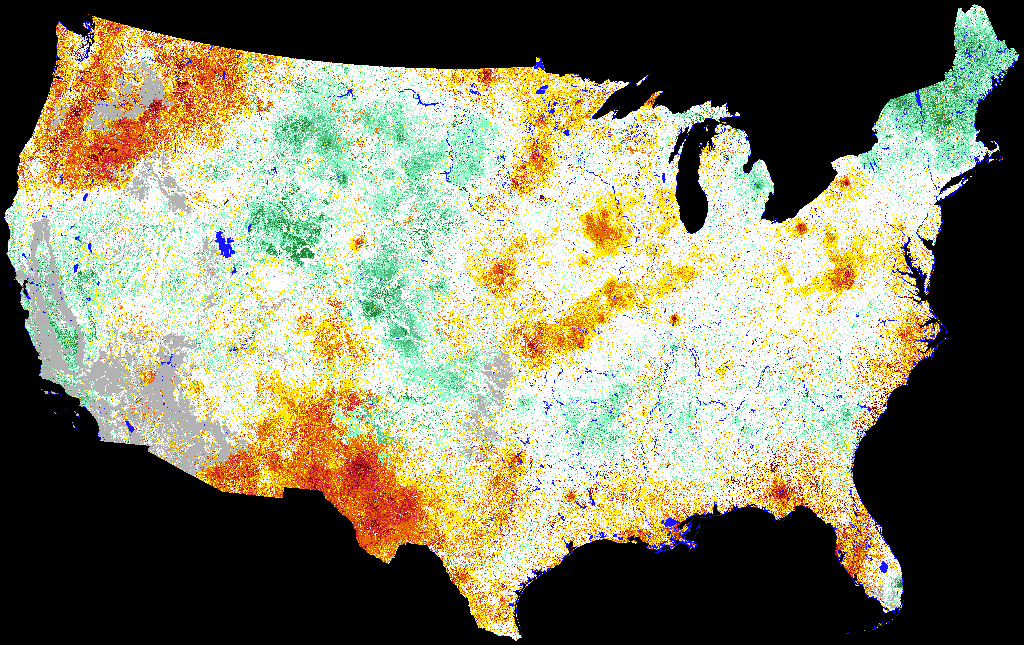
#> input picture images/VSVCONUS202308072023081302.jpg, 1024 x 645 px
$ python -i analyzer.py   (imports and definitions only)
#> lines starting #> are read from the running program, lines starting #| are printed output that depends on the picture; after the words box and inside, x2 and y2 are one past the last pixel; in counts of white or black regions, pixels touching at a corner belong together
#> further down, picture is the input picture: PIL image 1024x645 RGB; mean R, G, B 128.8, 126.8, 101.1
### src/core/color_ranges.py
"""
color_ranges.py
---------------
Dataclass and loader for HSV color range configuration.
Reads from config/color_ranges.yaml so thresholds can be tuned
without modifying source code.
"""

from __future__ import annotations

import logging
from dataclasses import dataclass, field
from pathlib import Path
from typing import Optional

import yaml

logger = logging.getLogger(__name__)


@dataclass
class ColorRange:
    """Represents an HSV range used to detect a specific color.

    OpenCV HSV convention: H ∈ [0, 179], S ∈ [0, 255], V ∈ [0, 255].

    Attributes
    ----------
    name:
        Human-readable color name (e.g. "red", "green").
    hue_lower1, hue_upper1:
        Primary hue range.
    hue_lower2, hue_upper2:
        Secondary hue range (used for red, which wraps around 0/179).
    sat_min:
        Minimum saturation threshold to exclude grays.
    val_min:
        Minimum value (brightness) threshold to exclude near-blacks.
    dual_range:
        If True, both (lower1, upper1) and (lower2, upper2) are used.
    """

    name: str
    display_name: str
    hue_lower1: int
    hue_upper1: int
    sat_min: int
    val_min: int
    dual_range: bool = False
    hue_lower2: Optional[int] = field(default=None)
    hue_upper2: Optional[int] = field(default=None)
    sat_max: int = 255
    val_max: int = 255

    def __post_init__(self) -> None:
        if self.dual_range and (self.hue_lower2 is None or self.hue_upper2 is None):
            raise ValueError(
                f"ColorRange '{self.name}' has dual_range=True "
                "but hue_lower2/hue_upper2 are not set."
            )


def load_color_ranges(config_path: str | Path) -> list[ColorRange]:
    """Load color ranges from a YAML configuration file.

    Parameters
    ----------
    config_path:
        Path to the YAML file (e.g. ``config/color_ranges.yaml``).

    Returns
    -------
    list[ColorRange]
        List of parsed ColorRange objects, in the order defined in the file.

    Raises
    ------
    FileNotFoundError
        If *config_path* does not exist.
    ValueError
        If the YAML structure is invalid.
    """
    path = Path(config_path)
    if not path.exists():
        raise FileNotFoundError(f"Color range config not found: {path}")

    logger.info("Loading color ranges from: %s", path)

    with path.open("r", encoding="utf-8") as fh:
        data = yaml.safe_load(fh)

    if not isinstance(data, dict) or "colors" not in data:
        raise ValueError("Invalid config file: missing top-level 'colors' key.")

    ranges: list[ColorRange] = []
    for color_name, props in data["colors"].items():
        try:
            cr = ColorRange(
                name=color_name,
                display_name=props.get("display_name", color_name.capitalize()),
                hue_lower1=int(props["hue_lower1"]),
                hue_upper1=int(props["hue_upper1"]),
                sat_min=int(props["sat_min"]),
                val_min=int(props["val_min"]),
                dual_range=bool(props.get("dual_range", False)),
                hue_lower2=props.get("hue_lower2"),
                hue_upper2=props.get("hue_upper2"),
                sat_max=int(props.get("sat_max", 255)),
                val_max=int(props.get("val_max", 255)),
            )
            ranges.append(cr)
            logger.debug("Loaded range: %s", cr)
        except (KeyError, TypeError) as exc:
            raise ValueError(
                f"Invalid configuration for color '{color_name}': {exc}"
            ) from exc

    logger.info("Loaded %d color range(s): %s", len(ranges), [r.name for r in ranges])
    return ranges

### src/core/analyzer.py
"""
analyzer.py
-----------
Core image analysis engine. Computes per-color pixel percentage distribution
using HSV color space. Completely decoupled from any GUI framework.

Now supports ROI (Region of Interest) analysis and pixel inspection.
"""

from __future__ import annotations

import logging
from pathlib import Path
from typing import TYPE_CHECKING, Optional

import cv2
import numpy as np
from PIL import Image

from src.core.color_ranges import ColorRange, load_color_ranges

# [2 lines not run here, left out]

logger = logging.getLogger(__name__)

# Default config path relative to project root
_DEFAULT_CONFIG = Path(__file__).parents[2] / "config" / "color_ranges.yaml"


class AnalysisResult:
    """Holds the percentage distribution of colors in an analyzed image or ROI.

    Attributes
    ----------
    percentages:
        Mapping of color display_name → percentage of non-black area (0–100).
    total_pixels:
        Total number of pixels in the image or ROI.
    non_black_pixels:
        Number of pixels considered for analysis (black excluded).
    image_name:
        Source image filename, if available.
    roi:
        Optional tuple (left, top, right, bottom) of the analyzed region.
    """

    def __init__(
        self,
        percentages: dict[str, float],
        total_pixels: int,
        non_black_pixels: int,
        image_name: str = "",
        roi: Optional[tuple[int, int, int, int]] = None,
    ) -> None:
        self.percentages = percentages
        self.total_pixels = total_pixels
        self.non_black_pixels = non_black_pixels
        self.image_name = image_name
        self.roi = roi

    # [4 lines left out: function __repr__, not called in this run]


class ImageAnalyzer:
    """Performs HSV-based color analysis on PIL Images.

    Parameters
    ----------
    config_path:
        Path to the YAML color range configuration file.
    """

    def __init__(self, config_path: str | Path = _DEFAULT_CONFIG) -> None:
        self._color_ranges: list[ColorRange] = load_color_ranges(config_path)
        logger.info(
            "ImageAnalyzer initialized with %d color ranges.", len(self._color_ranges)
        )

    # ------------------------------------------------------------------
    # Public API
    # ------------------------------------------------------------------

    def analyze(
        self,
        image: Image.Image,
        image_name: str = "",
        roi: Optional[tuple[int, int, int, int]] = None
    ) -> AnalysisResult:
        """Compute the percentage of each configured color class in *image*.

        Parameters
        ----------
        image:
            A PIL Image in RGB mode.
        image_name:
            Optional label for the source image.
        roi:
            Optional (left, top, right, bottom) coordinates to analyze a portion.

        Returns
        -------
        AnalysisResult
        """
#> called with image_name = ''
        if image.mode != "RGB":
            image = image.convert("RGB")

        # Crop if ROI exists
        if roi:
            left, top, right, bottom = roi
            # Clamp to image bounds
            left = max(0, min(left, image.width - 1))
            top = max(0, min(top, image.height - 1))
            right = max(left + 1, min(right, image.width))
            bottom = max(top + 1, min(bottom, image.height))
            image = image.crop((left, top, right, bottom))
            logger.info("Analyzing ROI: (%d, %d, %d, %d)", left, top, right, bottom)

        image_np = np.array(image, dtype=np.uint8)
        hsv = cv2.cvtColor(image_np, cv2.COLOR_RGB2HSV)
#> hsv: shape (645, 1024, 3); mean H, S, V 45.6, 62.6, 142.4

        # Non-black mask: exclude pixels where all RGB channels are 0
        non_black_mask = np.any(image_np != 0, axis=-1)
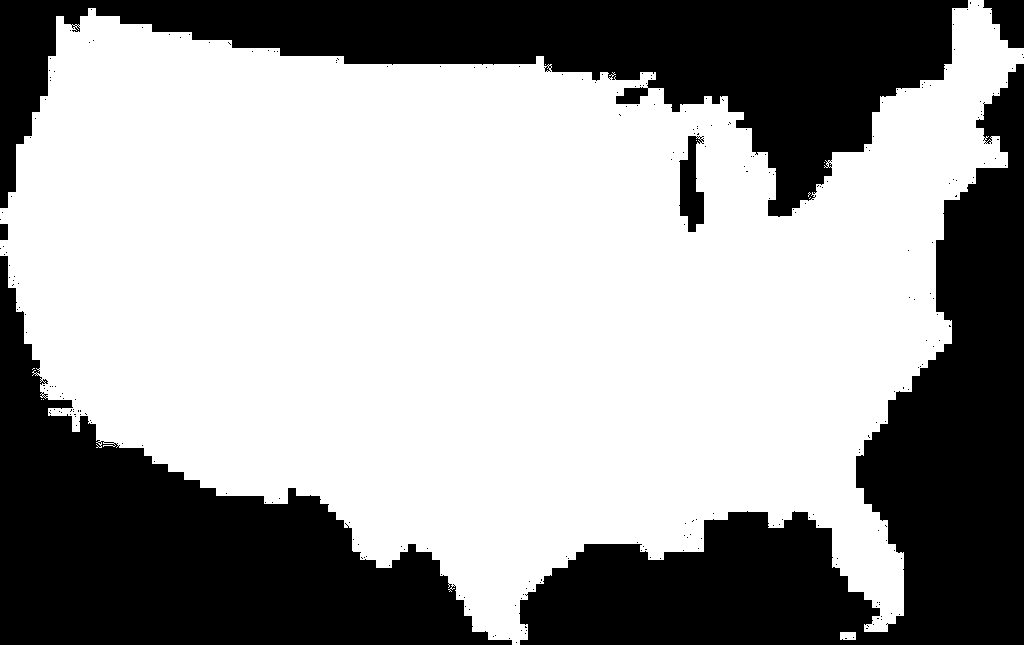
#> non_black_mask: shape (645, 1024) bool; 62.2% white; 274 black regions (268 under 20 px), largest, box (x1, y1, x2, y2) and area: (519, 64, 1024, 645) 91048, (0, 0, 968, 217) 78098, (0, 256, 512, 645) 77373, (679, 136, 704, 232) 1511, (983, 0, 1024, 48) 1346, (0, 224, 8, 240) 128
        non_black_count = int(np.sum(non_black_mask))
#> non_black_count = 410669
        total_pixels = image_np.shape[0] * image_np.shape[1]
#> total_pixels = 660480

        if non_black_count == 0:
            percentages = {cr.display_name: 0.0 for cr in self._color_ranges}
            return AnalysisResult(percentages, total_pixels, 0, image_name, roi)

        percentages: dict[str, float] = {}
        for color_range in self._color_ranges:
            color_mask = self._build_color_mask(hsv, color_range)
            combined = color_mask & non_black_mask
            pct = float(np.sum(combined)) / non_black_count * 100.0
            # We use display_name for the UI/results
            percentages[color_range.display_name] = round(pct, 4)
#> this loop made 6 passes
#> pct on passes 1 to 6: 0.0244, 13.91, 0.0899, 13.96, 1.44, 54.12
#> pass 1, in _build_color_mask, `mask = cv2.inRange(hsv, lower1, upper1).astype(bool)`:
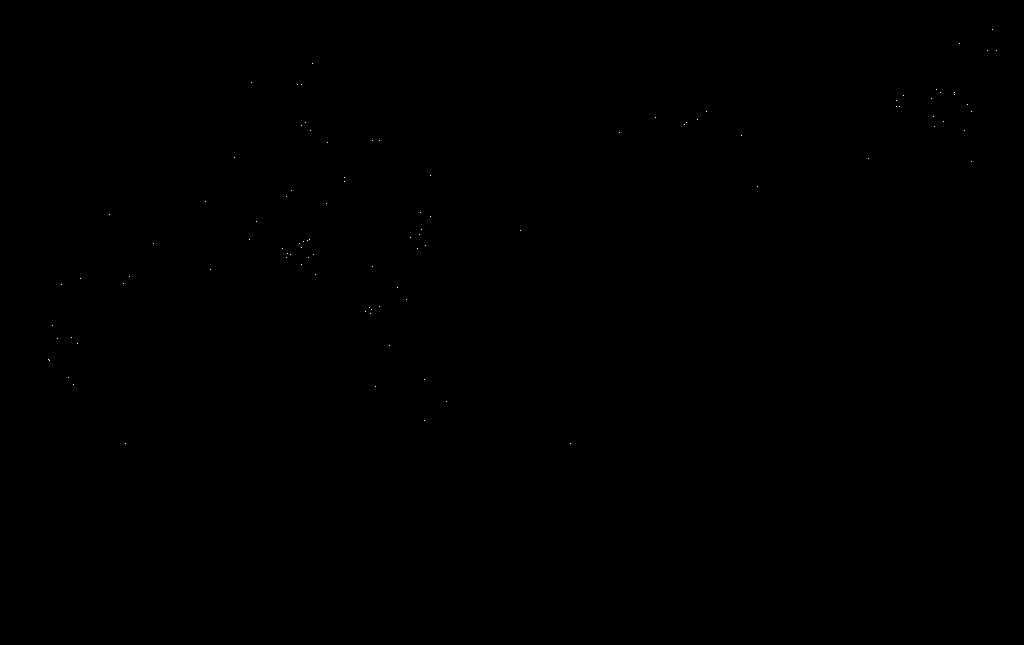
#> mask: shape (645, 1024) bool; 0.02% white in thin lines or dots, all inside (x1, y1, x2, y2) = (48, 29, 997, 444)
#> pass 2, in _build_color_mask (call 2), `mask = cv2.inRange(hsv, lower1, upper1).astype(bool)`:
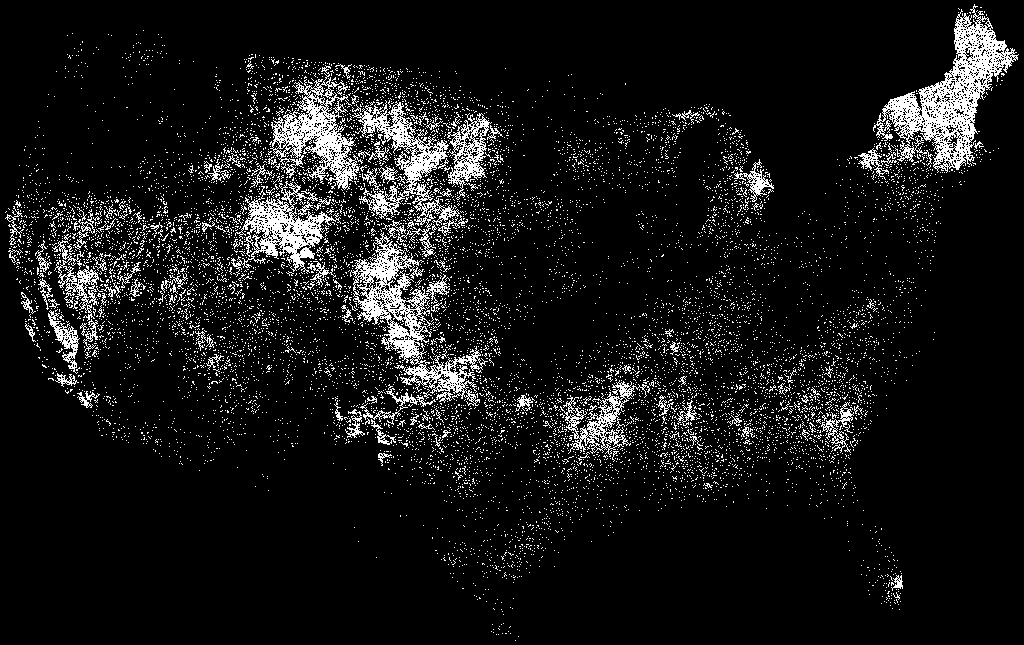
#> mask: shape (645, 1024) bool; 8.6% white in thin lines or dots
#> after the loop, percentages = {'Vegetación Densa': 0.0244, 'Vegetación Media': 13.91, 'Vegetación Escasa / Seca': 0.0899, 'Suelo Árido / Arena': 13.96, 'Cuerpos de Agua': 1.44, 'Nubes / Nieve': 54.12}

        return AnalysisResult(percentages, total_pixels, non_black_count, image_name, roi)
#> in __init__, `self.percentages = percentages`: self.percentages has the same summary as percentages in analyze
#> in __init__, `self.non_black_pixels = non_black_pixels`: self.non_black_pixels = 410669

    # [76 lines left out: functions inspect_pixel, get_color_mask, not called in this run]

    # ------------------------------------------------------------------
    # Private helpers
    # ------------------------------------------------------------------

    @staticmethod
    def _build_color_mask(
        hsv: np.ndarray, color_range: ColorRange
    ) -> np.ndarray:
        """Build a boolean mask for *color_range* from *hsv* image array.

        Now handles sat_max and val_max.
        """
        lower1 = np.array(
            [color_range.hue_lower1, color_range.sat_min, color_range.val_min],
            dtype=np.uint8,
        )
        upper1 = np.array(
            [color_range.hue_upper1, color_range.sat_max, color_range.val_max],
            dtype=np.uint8
        )
        mask = cv2.inRange(hsv, lower1, upper1).astype(bool)

        if color_range.dual_range:
            lower2 = np.array(
                [color_range.hue_lower2, color_range.sat_min, color_range.val_min],
                dtype=np.uint8,
            )
            upper2 = np.array(
                [color_range.hue_upper2, color_range.sat_max, color_range.val_max],
                dtype=np.uint8
            )
            mask2 = cv2.inRange(hsv, lower2, upper2).astype(bool)
            mask = mask | mask2

        return mask

    # [17 lines left out: function _pixel_matches, not called in this run]

>>> from PIL import Image
>>> picture = Image.open('../../images/VSVCONUS202308072023081302.jpg')
>>> result = ImageAnalyzer().analyze(picture)
